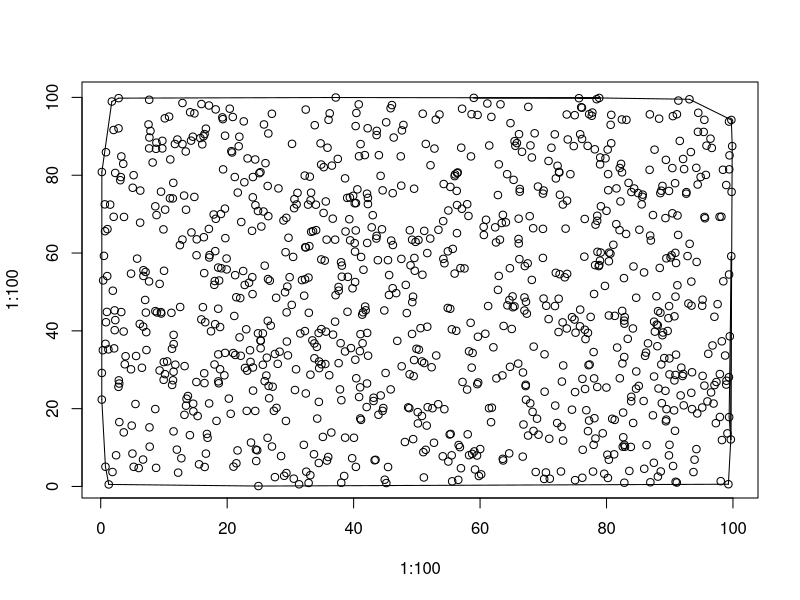

This figure's R source:
#! /usr/bin/env Rscript
png("convex.png", width=700, height=700)
plot(1:100.000, 1:100.000, type="n")

#points
points(0.168,22.329)
points(0.177,29.175)
points(0.181,80.825)
points(0.342,35.029)
points(0.387,52.967)
points(0.509,59.276)
points(0.649,72.510)
points(0.686,65.622)
points(0.748,5.073)
points(0.751,36.658)
points(0.831,85.908)
points(0.832,42.219)
points(0.976,44.870)
points(1.028,54.078)
points(1.064,66.144)
points(1.209,35.241)
points(1.272,0.530)
points(1.495,72.447)
points(1.757,98.944)
points(1.860,3.722)
points(1.914,50.315)
points(2.036,91.626)
points(2.050,69.313)
points(2.120,35.496)
points(2.196,45.264)
points(2.214,40.181)
points(2.295,80.588)
points(2.306,42.758)
points(2.432,8.021)
points(2.809,25.604)
points(2.815,92.048)
points(2.833,99.811)
points(2.864,27.272)
points(2.924,26.459)
points(2.942,16.552)
points(3.096,78.716)
points(3.185,79.521)
points(3.251,44.835)
points(3.261,84.830)
points(3.563,82.936)
points(3.628,39.832)
points(3.643,13.905)
points(3.684,69.278)
points(3.808,31.406)
points(3.933,33.481)
points(4.791,30.113)
points(4.795,54.697)
points(4.903,15.646)
points(5.018,8.455)
points(5.062,76.777)
points(5.208,80.010)
points(5.217,5.054)
points(5.496,21.197)
points(5.594,33.538)
points(5.760,58.562)
points(6.006,4.742)
points(6.177,41.778)
points(6.235,67.809)
points(6.255,76.054)
points(6.518,30.513)
points(6.695,6.920)
points(6.713,41.096)
points(6.757,55.587)
points(6.758,54.112)
points(7.030,47.941)
points(7.096,55.131)
points(7.143,44.697)
points(7.204,39.664)
points(7.234,35.069)
points(7.561,93.056)
points(7.647,52.700)
points(7.663,86.900)
points(7.666,99.392)
points(7.700,89.696)
points(7.711,15.197)
points(7.747,10.232)
points(7.868,91.370)
points(8.213,83.267)
points(8.632,19.898)
points(8.633,72.006)
points(8.645,45.074)
points(8.748,86.784)
points(8.761,4.788)
points(8.811,88.369)
points(8.827,69.751)
points(8.892,44.731)
points(9.316,29.823)
points(9.319,52.073)
points(9.522,44.818)
points(9.539,75.769)
points(9.575,44.451)
points(9.742,86.885)
points(9.748,88.838)
points(9.922,66.078)
points(9.956,27.410)
points(9.976,31.984)
points(10.014,55.441)
points(10.135,94.623)
points(10.167,28.872)
points(10.192,71.147)
points(10.515,32.144)
points(10.815,95.067)
points(10.952,74.071)
points(11.004,84.055)
points(11.181,44.636)
points(11.272,35.398)
points(11.296,26.101)
points(11.395,74.036)
points(11.436,27.292)
points(11.478,78.046)
points(11.518,14.158)
points(11.523,29.494)
points(11.533,38.962)
points(11.540,36.594)
points(11.737,88.023)
points(11.798,31.301)
points(12.047,9.470)
points(12.129,89.178)
points(12.246,3.558)
points(12.525,62.028)
points(12.566,46.137)
points(12.753,7.250)
points(12.923,63.461)
points(12.928,88.003)
points(12.929,98.563)
points(13.190,74.770)
points(13.244,18.415)
points(13.268,30.938)
points(13.448,86.096)
points(13.493,20.769)
points(13.494,71.130)
points(13.580,22.551)
points(13.792,23.255)
points(14.106,13.192)
points(14.144,96.191)
points(14.289,88.885)
points(14.349,65.297)
points(14.571,89.896)
points(14.628,21.276)
points(14.655,19.297)
points(14.812,74.423)
points(14.820,95.896)
points(15.132,26.855)
points(15.157,59.428)
points(15.191,63.522)
points(15.332,18.108)
points(15.554,5.700)
points(15.760,89.554)
points(15.914,42.946)
points(15.930,98.294)
points(16.061,87.938)
points(16.164,46.089)
points(16.262,89.991)
points(16.312,64.069)
points(16.369,54.841)
points(16.372,29.101)
points(16.409,26.573)
points(16.428,90.568)
points(16.442,5.012)
points(16.528,42.215)
points(16.637,91.965)
points(16.637,8.443)
points(16.800,13.500)
points(16.899,12.517)
points(17.104,66.196)
points(17.122,97.919)
points(17.151,21.345)
points(17.159,58.854)
points(17.224,59.474)
points(17.445,39.884)
points(17.866,69.907)
points(17.966,51.821)
points(18.002,31.361)
points(18.043,52.805)
points(18.099,41.723)
points(18.117,60.496)
points(18.183,96.916)
points(18.200,68.798)
points(18.315,16.855)
points(18.583,56.268)
points(18.585,45.687)
points(18.597,27.014)
points(18.598,33.958)
points(18.671,26.524)
points(18.729,52.932)
points(18.876,30.138)
points(18.880,40.981)
points(19.011,70.025)
points(19.076,56.086)
points(19.241,94.867)
points(19.313,94.407)
points(19.354,81.501)
points(19.557,28.571)
points(19.644,71.408)
points(19.665,90.160)
points(19.671,34.341)
points(19.712,63.827)
points(19.908,58.594)
points(19.923,55.792)
points(20.264,22.587)
points(20.410,97.099)
points(20.562,18.686)
points(20.664,86.185)
points(20.772,85.852)
points(20.887,94.966)
points(20.949,34.298)
points(20.998,5.094)
points(21.126,43.828)
points(21.206,79.537)
points(21.265,54.318)
points(21.285,33.808)
points(21.447,48.644)
points(21.457,5.962)
points(21.641,9.269)
points(21.678,75.541)
points(21.826,87.438)
points(21.925,89.896)
points(21.960,38.334)
points(22.065,48.419)
points(22.146,33.597)
points(22.229,67.976)
points(22.531,55.386)
points(22.623,93.840)
points(22.719,78.191)
points(22.776,51.793)
points(22.822,30.469)
points(23.019,40.399)
points(23.097,19.430)
points(23.171,29.774)
points(23.229,84.318)
points(23.463,52.363)
points(23.615,35.009)
points(23.693,32.013)
points(23.770,11.289)
points(23.935,65.708)
points(23.974,53.803)
points(24.017,49.444)
points(24.054,74.323)
points(24.072,30.580)
points(24.078,79.536)
points(24.095,24.637)
points(24.434,84.044)
points(24.440,19.418)
points(24.468,72.289)
points(24.550,9.475)
points(24.595,6.544)
points(24.751,9.311)
points(24.876,70.801)
points(24.876,39.367)
points(24.946,0.111)
points(25.090,80.525)
points(25.262,80.790)
points(25.287,37.555)
points(25.292,35.522)
points(25.308,37.422)
points(25.407,66.815)
points(25.643,39.355)
points(25.644,31.288)
points(25.746,70.675)
points(25.821,93.050)
points(25.933,27.075)
points(25.943,56.757)
points(26.061,83.099)
points(26.198,28.515)
points(26.281,33.114)
points(26.396,12.510)
points(26.410,77.234)
points(26.425,42.576)
points(26.463,53.313)
points(26.507,69.471)
points(26.510,90.726)
points(26.561,25.833)
points(26.639,22.672)
points(26.745,52.892)
points(26.896,41.345)
points(27.071,95.795)
points(27.087,10.268)
points(27.194,25.642)
points(27.391,19.443)
points(27.553,2.402)
points(27.555,34.050)
points(27.747,48.502)
points(27.798,20.207)
points(27.999,31.521)
points(28.110,76.611)
points(28.294,34.648)
points(28.533,7.821)
points(28.906,68.365)
points(29.018,2.737)
points(29.154,49.929)
points(29.239,60.214)
points(29.294,16.845)
points(29.360,69.055)
points(29.370,3.454)
points(29.407,44.752)
points(29.442,37.252)
points(29.515,51.378)
points(29.611,33.698)
points(29.700,63.931)
points(29.879,53.799)
points(30.215,46.673)
points(30.260,88.066)
points(30.435,59.006)
points(30.534,2.005)
points(30.589,71.531)
points(30.641,73.847)
points(30.724,24.795)
points(30.897,30.119)
points(30.981,72.497)
points(31.123,75.468)
points(31.377,0.565)
points(31.571,39.323)
points(31.834,53.040)
points(32.125,10.704)
points(32.180,49.041)
points(32.270,79.909)
points(32.298,39.943)
points(32.322,53.240)
points(32.347,61.487)
points(32.428,96.875)
points(32.439,23.911)
points(32.447,61.452)
points(32.514,3.803)
points(32.797,72.445)
points(32.861,53.697)
points(32.880,0.908)
points(32.918,44.645)
points(32.994,61.767)
points(33.069,79.630)
points(33.153,2.903)
points(33.170,28.742)
points(33.192,73.546)
points(33.271,75.510)
points(33.288,65.450)
points(33.481,37.555)
points(33.582,65.633)
points(33.730,8.287)
points(33.796,36.767)
points(33.804,32.959)
points(33.854,92.858)
points(34.027,72.425)
points(34.070,65.880)
points(34.184,35.865)
points(34.244,17.448)
points(34.470,39.448)
points(34.496,6.039)
points(34.501,21.746)
points(34.545,32.133)
points(34.555,30.414)
points(34.775,88.187)
points(34.871,82.745)
points(34.887,58.356)
points(34.891,40.442)
points(34.912,31.408)
points(35.142,12.744)
points(35.249,70.305)
points(35.277,82.073)
points(35.435,58.054)
points(35.519,31.475)
points(35.599,73.254)
points(35.623,39.799)
points(35.733,63.446)
points(35.778,6.653)
points(35.869,87.067)
points(35.983,7.582)
points(36.037,94.237)
points(36.144,28.596)
points(36.218,95.903)
points(36.474,13.866)
points(36.564,82.472)
points(36.699,68.834)
points(36.742,39.031)
points(37.068,42.355)
points(37.075,63.438)
points(37.148,49.169)
points(37.172,99.973)
points(37.498,84.197)
points(37.627,51.277)
points(37.629,31.694)
points(37.639,50.324)
points(37.840,24.951)
points(37.944,36.826)
points(38.017,57.633)
points(38.043,0.967)
points(38.061,22.170)
points(38.135,53.916)
points(38.142,56.767)
points(38.508,2.703)
points(38.645,34.698)
points(38.648,79.194)
points(38.658,12.551)
points(38.723,65.533)
points(38.982,74.171)
points(39.034,44.903)
points(39.092,53.880)
points(39.317,68.693)
points(39.408,74.277)
points(39.454,63.271)
points(39.578,35.571)
points(39.769,7.262)
points(39.829,50.926)
points(39.928,74.704)
points(40.051,12.517)
points(40.169,62.538)
points(40.174,72.799)
points(40.223,60.369)
points(40.238,52.554)
points(40.269,32.577)
points(40.320,92.634)
points(40.340,65.810)
points(40.358,5.039)
points(40.373,72.838)
points(40.419,27.810)
points(40.438,96.006)
points(40.594,76.370)
points(40.808,98.209)
points(40.854,84.870)
points(40.870,22.999)
points(40.994,34.776)
points(41.032,25.488)
points(41.055,17.486)
points(41.087,39.149)
points(41.102,88.000)
points(41.172,17.117)
points(41.181,58.992)
points(41.361,44.161)
points(41.417,36.816)
points(41.497,44.777)
points(41.556,55.702)
points(41.773,85.171)
points(41.828,46.244)
points(41.908,45.281)
points(42.070,20.416)
points(42.117,75.251)
points(42.120,26.475)
points(42.144,39.468)
points(42.147,62.586)
points(42.220,92.073)
points(42.263,72.583)
points(42.267,74.171)
points(42.288,33.617)
points(42.860,66.609)
points(43.027,69.727)
points(43.150,21.971)
points(43.166,22.802)
points(43.325,6.735)
points(43.465,6.857)
points(43.594,63.726)
points(43.634,64.405)
points(43.635,90.318)
points(43.660,91.401)
points(43.835,58.163)
points(43.929,18.435)
points(43.995,85.154)
points(44.271,79.842)
points(44.285,23.399)
points(44.484,66.113)
points(44.585,19.429)
points(44.592,76.109)
points(44.696,20.167)
points(44.855,45.243)
points(44.927,1.743)
points(45.060,29.169)
points(45.153,93.606)
points(45.175,0.884)
points(45.436,58.166)
points(45.446,5.007)
points(45.594,49.227)
points(45.620,54.341)
points(45.855,97.213)
points(45.861,24.954)
points(45.945,63.199)
points(46.063,98.030)
points(46.176,50.966)
points(46.189,75.383)
points(46.213,62.061)
points(46.344,89.684)
points(46.739,49.698)
points(46.903,37.427)
points(47.462,84.853)
points(47.532,77.318)
points(47.550,58.493)
points(47.602,30.892)
points(47.642,91.521)
points(47.876,92.931)
points(48.116,11.429)
points(48.252,51.806)
points(48.412,44.573)
points(48.627,20.327)
points(48.806,20.131)
points(48.857,28.840)
points(48.895,65.857)
points(49.003,56.840)
points(49.242,39.210)
points(49.257,63.420)
points(49.279,47.370)
points(49.399,48.786)
points(49.417,12.174)
points(49.496,28.358)
points(49.561,32.491)
points(49.567,76.531)
points(49.610,58.737)
points(49.672,55.449)
points(49.801,62.865)
points(49.944,35.388)
points(50.141,19.112)
points(50.166,16.210)
points(50.251,63.346)
points(50.326,35.173)
points(50.582,40.693)
points(50.801,32.143)
points(50.803,18.123)
points(50.883,54.422)
points(50.934,95.805)
points(51.031,8.823)
points(51.109,2.320)
points(51.159,31.728)
points(51.169,65.696)
points(51.406,9.428)
points(51.419,88.042)
points(51.564,15.652)
points(51.650,41.059)
points(51.651,59.989)
points(51.718,20.386)
points(52.120,63.718)
points(52.164,82.565)
points(52.338,30.641)
points(52.467,20.113)
points(52.708,11.237)
points(52.784,86.851)
points(52.995,94.293)
points(53.068,33.666)
points(53.383,21.145)
points(53.419,65.974)
points(53.580,95.620)
points(54.101,7.762)
points(54.172,68.202)
points(54.196,58.500)
points(54.251,77.737)
points(54.352,19.869)
points(54.364,57.372)
points(54.892,45.883)
points(54.907,60.441)
points(54.981,6.413)
points(54.984,70.940)
points(55.202,13.363)
points(55.282,45.674)
points(55.302,76.998)
points(55.347,13.505)
points(55.511,8.010)
points(55.538,40.397)
points(55.586,1.327)
points(55.683,61.069)
points(55.980,54.722)
points(55.985,79.768)
points(56.043,80.200)
points(56.234,40.011)
points(56.308,75.973)
points(56.347,65.110)
points(56.355,72.339)
points(56.383,80.544)
points(56.458,80.713)
points(56.551,1.708)
points(56.614,10.662)
points(56.811,10.103)
points(56.900,56.122)
points(56.977,4.689)
points(57.022,87.076)
points(57.125,71.380)
points(57.157,97.093)
points(57.227,26.863)
points(57.532,56.042)
points(57.953,24.907)
points(57.967,72.557)
points(58.046,13.410)
points(58.164,69.530)
points(58.254,34.735)
points(58.267,8.040)
points(58.506,42.069)
points(58.563,84.837)
points(58.657,95.675)
points(58.676,30.550)
points(58.764,8.375)
points(58.821,34.317)
points(59.009,99.884)
points(59.093,9.011)
points(59.201,4.367)
points(59.521,7.961)
points(59.560,26.298)
points(59.605,95.496)
points(59.660,38.488)
points(59.701,26.739)
points(59.810,2.687)
points(60.021,9.621)
points(60.175,3.113)
points(60.571,66.726)
points(60.600,64.641)
points(60.832,39.254)
points(60.947,68.554)
points(61.153,98.432)
points(61.278,46.383)
points(61.424,20.118)
points(61.453,87.640)
points(61.741,16.524)
points(61.785,94.993)
points(61.864,20.253)
points(62.107,35.775)
points(62.395,66.611)
points(62.522,62.726)
points(62.585,27.783)
points(62.825,74.903)
points(62.837,50.533)
points(62.956,54.119)
points(62.962,82.792)
points(63.141,63.431)
points(63.230,98.225)
points(63.433,67.713)
points(63.535,28.550)
points(63.595,7.106)
points(63.609,69.810)
points(63.656,6.689)
points(63.728,41.258)
points(64.084,67.887)
points(64.284,80.268)
points(64.326,46.548)
points(64.609,8.506)
points(64.641,47.923)
points(64.717,56.099)
points(64.734,30.754)
points(64.812,93.388)
points(65.015,40.485)
points(65.142,48.862)
points(65.192,46.071)
points(65.301,78.807)
points(65.448,46.300)
points(65.458,88.742)
points(65.583,87.562)
points(65.824,88.255)
points(66.035,31.585)
points(66.082,63.613)
points(66.102,68.831)
points(66.120,62.468)
points(66.162,90.555)
points(66.217,58.434)
points(66.275,75.772)
points(66.285,76.465)
points(66.635,86.018)
points(66.749,7.675)
points(66.785,29.301)
points(66.867,15.935)
points(67.018,45.233)
points(67.023,48.590)
points(67.081,56.645)
points(67.208,25.808)
points(67.227,26.139)
points(67.266,22.305)
points(67.266,47.460)
points(67.397,44.418)
points(67.529,57.345)
points(67.597,13.096)
points(67.630,97.569)
points(67.849,69.470)
points(67.939,21.373)
points(67.972,87.660)
points(68.187,53.092)
points(68.193,84.559)
points(68.308,19.181)
points(68.401,66.374)
points(68.455,14.278)
points(68.478,35.947)
points(68.634,90.778)
points(68.804,3.717)
points(69.009,17.420)
points(69.162,77.090)
points(69.238,13.310)
points(69.938,58.751)
points(69.944,66.216)
points(69.950,75.271)
points(70.047,48.302)
points(70.053,76.066)
points(70.140,1.938)
points(70.196,33.969)
points(70.214,24.358)
points(70.415,3.602)
points(70.465,46.454)
points(70.829,83.658)
points(70.843,43.024)
points(70.942,12.267)
points(71.028,1.996)
points(71.286,87.068)
points(71.819,90.507)
points(71.844,46.375)
points(71.886,20.794)
points(71.981,54.922)
points(71.988,79.175)
points(72.195,16.309)
points(72.257,82.425)
points(72.414,39.701)
points(72.434,48.256)
points(72.484,80.863)
points(72.534,80.689)
points(72.587,54.563)
points(72.631,74.979)
points(72.792,3.855)
points(72.892,15.325)
points(72.942,26.959)
points(73.056,42.180)
points(73.096,72.467)
points(73.133,11.799)
points(73.150,31.110)
points(73.394,53.762)
points(73.530,66.270)
points(73.711,95.611)
points(73.715,40.606)
points(73.756,73.471)
points(73.770,54.644)
points(73.869,89.193)
points(74.285,80.269)
points(74.537,19.738)
points(74.544,43.525)
points(74.823,87.482)
points(74.936,42.908)
points(74.971,95.428)
points(75.028,24.264)
points(75.030,1.632)
points(75.102,39.528)
points(75.639,99.797)
points(75.801,41.171)
points(75.835,45.460)
points(75.837,90.532)
points(75.994,97.474)
points(76.118,97.350)
points(76.126,89.319)
points(76.171,2.248)
points(76.187,27.664)
points(76.238,9.432)
points(76.491,59.068)
points(76.554,68.756)
points(76.569,40.283)
points(76.611,25.055)
points(76.676,37.882)
points(76.804,19.603)
points(77.019,87.544)
points(77.062,39.480)
points(77.071,14.223)
points(77.159,31.179)
points(77.241,16.942)
points(77.259,95.690)
points(77.329,31.355)
points(77.492,43.590)
points(77.668,95.274)
points(77.760,96.110)
points(77.868,3.835)
points(77.963,34.552)
points(77.966,10.703)
points(78.031,49.477)
points(78.040,27.779)
points(78.084,17.549)
points(78.147,86.656)
points(78.197,56.891)
points(78.251,12.324)
points(78.265,67.299)
points(78.440,99.537)
points(78.525,68.292)
points(78.532,69.575)
points(78.534,25.572)
points(78.571,60.311)
points(78.770,56.633)
points(78.843,99.861)
points(78.854,56.906)
points(78.971,58.048)
points(78.982,82.792)
points(79.003,84.562)
points(79.077,60.123)
points(79.116,72.022)
points(79.403,13.669)
points(79.645,3.274)
points(79.754,51.551)
points(79.837,84.341)
points(79.984,25.427)
points(79.996,70.855)
points(80.138,8.172)
points(80.187,86.592)
points(80.220,2.185)
points(80.256,80.282)
points(80.275,76.147)
points(80.366,6.881)
points(80.372,43.949)
points(80.378,57.885)
points(80.414,60.111)
points(80.616,59.841)
points(80.655,92.953)
points(80.743,88.221)
points(80.751,95.516)
points(80.896,17.400)
points(81.079,62.126)
points(81.211,8.262)
points(81.297,17.112)
points(81.309,43.854)
points(81.548,67.420)
points(81.574,76.616)
points(81.681,35.709)
points(82.065,65.887)
points(82.094,81.859)
points(82.104,27.813)
points(82.210,73.264)
points(82.298,82.922)
points(82.431,94.328)
points(82.452,80.740)
points(82.481,45.134)
points(82.516,31.620)
points(82.568,10.226)
points(82.629,18.996)
points(82.651,12.652)
points(82.758,53.559)
points(82.788,42.634)
points(82.802,33.284)
points(82.818,10.714)
points(82.819,0.969)
points(82.832,41.841)
points(82.875,43.524)
points(82.919,10.219)
points(83.096,64.907)
points(83.150,94.232)
points(83.359,37.944)
points(83.489,78.035)
points(83.607,3.992)
points(83.847,10.166)
points(83.905,21.905)
points(83.919,23.054)
points(83.935,75.682)
points(84.174,40.610)
points(84.211,16.325)
points(84.265,56.554)
points(84.373,76.589)
points(84.674,25.133)
points(84.694,48.512)
points(84.705,29.566)
points(84.990,75.418)
points(85.103,25.849)
points(85.195,65.989)
points(85.564,72.507)
points(85.676,74.460)
points(85.725,75.009)
points(85.872,21.964)
points(85.941,55.015)
points(85.967,4.554)
points(86.103,33.575)
points(86.245,34.421)
points(86.338,10.639)
points(86.562,36.794)
points(86.817,81.385)
points(86.853,95.647)
points(86.906,64.485)
points(86.932,1.082)
points(87.012,63.232)
points(87.341,18.291)
points(87.351,69.758)
points(87.486,6.091)
points(87.521,28.267)
points(87.530,42.355)
points(87.600,86.567)
points(87.651,39.795)
points(87.898,48.892)
points(87.945,41.605)
points(88.045,36.054)
points(88.105,41.407)
points(88.127,2.540)
points(88.153,45.062)
points(88.224,25.182)
points(88.322,94.533)
points(88.419,56.173)
points(88.516,75.403)
points(88.524,44.657)
points(88.578,3.861)
points(88.664,76.018)
points(88.664,31.367)
points(88.747,21.409)
points(88.846,38.874)
points(88.851,77.247)
points(88.939,39.580)
points(89.135,33.000)
points(89.318,24.590)
points(89.322,68.983)
points(89.389,16.760)
points(89.395,83.946)
points(89.450,17.191)
points(89.471,58.636)
points(89.493,19.873)
points(89.671,39.974)
points(89.796,43.263)
points(89.875,7.993)
points(89.882,75.961)
points(89.897,46.367)
points(89.944,32.913)
points(89.958,10.712)
points(89.959,28.813)
points(90.129,58.877)
points(90.288,59.427)
points(90.414,81.839)
points(90.417,70.214)
points(90.498,95.188)
points(90.528,5.268)
points(90.684,19.561)
points(90.741,27.255)
points(90.744,43.735)
points(90.833,14.305)
points(90.848,77.945)
points(90.885,60.049)
points(90.903,28.660)
points(90.908,48.798)
points(90.936,1.208)
points(90.994,33.882)
points(91.001,57.432)
points(91.116,1.009)
points(91.131,95.664)
points(91.210,51.722)
points(91.226,69.652)
points(91.328,64.656)
points(91.367,99.186)
points(91.590,88.818)
points(91.727,23.406)
points(91.830,30.549)
points(92.025,28.397)
points(92.110,84.170)
points(92.139,28.917)
points(92.215,20.848)
points(92.271,81.569)
points(92.610,75.261)
points(92.632,75.661)
points(92.818,59.224)
points(92.954,47.034)
points(93.114,99.522)
points(93.149,62.370)
points(93.340,85.959)
points(93.408,24.080)
points(93.415,52.658)
points(93.438,46.484)
points(93.526,29.356)
points(93.529,19.893)
points(93.754,3.705)
points(93.926,6.885)
points(94.198,81.894)
points(94.217,9.601)
points(94.258,57.717)
points(94.351,18.766)
points(94.418,77.614)
points(94.459,91.154)
points(94.513,96.051)
points(94.889,79.550)
points(95.132,46.447)
points(95.142,20.299)
points(95.194,48.015)
points(95.201,28.432)
points(95.371,91.124)
points(95.473,94.236)
points(95.484,25.931)
points(95.494,69.289)
points(95.574,68.932)
points(95.716,80.080)
points(95.813,87.604)
points(95.964,21.867)
points(96.096,34.099)
points(96.444,89.391)
points(96.540,24.172)
points(96.651,87.012)
points(96.764,36.244)
points(96.930,21.316)
points(97.066,43.620)
points(97.078,26.061)
points(97.295,16.276)
points(97.381,26.856)
points(97.570,46.858)
points(97.885,69.305)
points(97.923,28.892)
points(97.936,17.865)
points(98.066,1.364)
points(98.170,69.339)
points(98.236,37.311)
points(98.260,11.927)
points(98.419,81.402)
points(98.473,52.731)
points(98.761,33.664)
points(98.933,26.197)
points(98.940,77.472)
points(98.970,27.177)
points(99.128,13.655)
points(99.275,0.582)
points(99.360,28.087)
points(99.378,93.788)
points(99.384,54.484)
points(99.396,17.831)
points(99.411,81.514)
points(99.454,85.101)
points(99.502,38.596)
points(99.659,12.091)
points(99.733,59.187)
points(99.743,94.203)
points(99.784,75.714)
points(99.880,87.478)

#line segments
segments(0.168,22.329,0.181,80.825)
segments(0.181,80.825,1.757,98.944)
segments(1.757,98.944,2.833,99.811)
segments(2.833,99.811,37.172,99.973)
segments(37.172,99.973,78.843,99.861)
segments(78.843,99.861,59.009,99.884)
segments(59.009,99.884,78.843,99.861)
segments(78.843,99.861,75.639,99.797)
segments(75.639,99.797,78.843,99.861)
segments(78.843,99.861,93.114,99.522)
segments(93.114,99.522,99.743,94.203)
segments(99.743,94.203,99.880,87.478)
segments(99.880,87.478,99.659,12.091)
segments(99.659,12.091,99.396,17.831)
segments(99.396,17.831,99.733,59.187)
segments(99.733,59.187,99.659,12.091)
segments(99.659,12.091,99.275,0.582)
segments(99.275,0.582,24.946,0.111)
segments(24.946,0.111,1.272,0.530)
segments(1.272,0.530,0.748,5.073)
segments(0.748,5.073,0.168,22.329)
dev.off()
